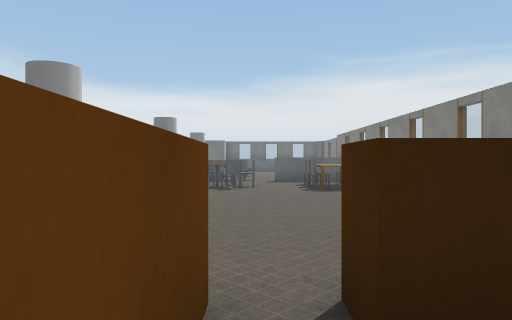
[1] (above)

24 first-person views from a walk through a Webots world. The camera is 0.9 m above the floor, looks level and sees 70° across. Doors are drawn as open doorways. The floor is counted in squares, 1 m on a side. Each view is taken from the middle of a square. On the plan, view 1 faces up. The plan holds only what a view shows up to about 12 squares ahead; the rest is blank. The place goes on beyond the plan. Simple shapes and patterns stand in for the simulator's stock objects.

[2]
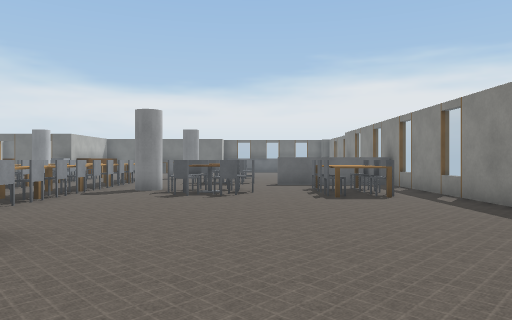

[3]
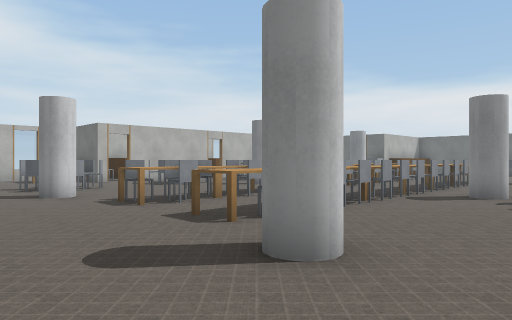

[4]
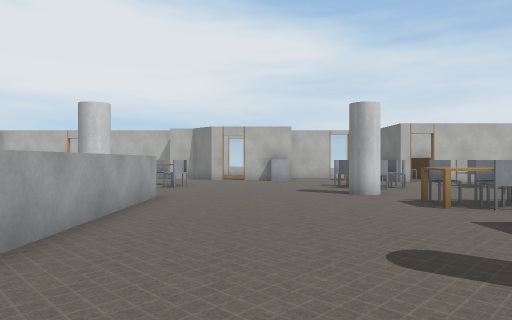

[5]
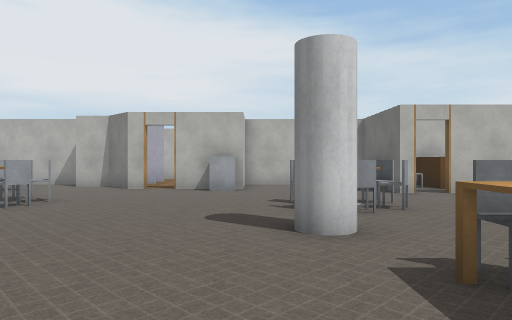

[6]
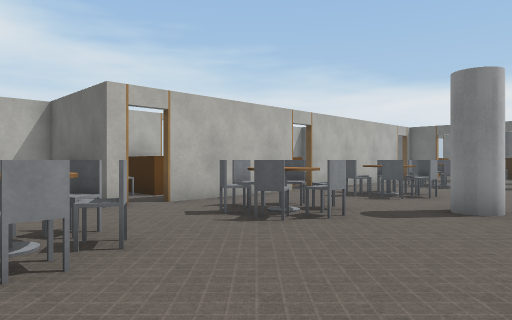

[7]
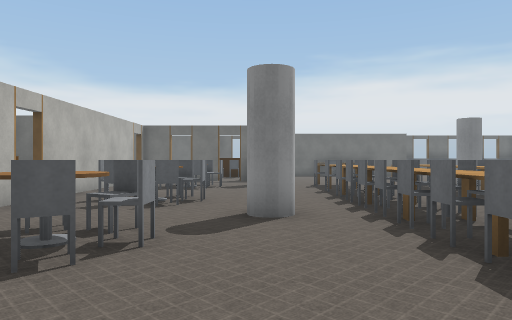

[8]
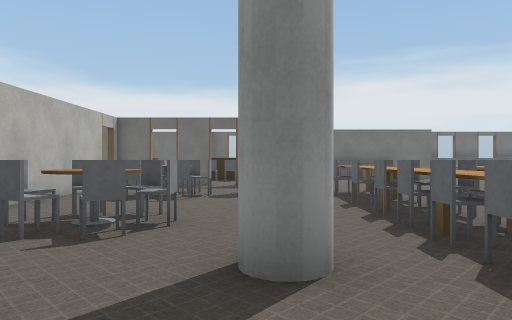

[9]
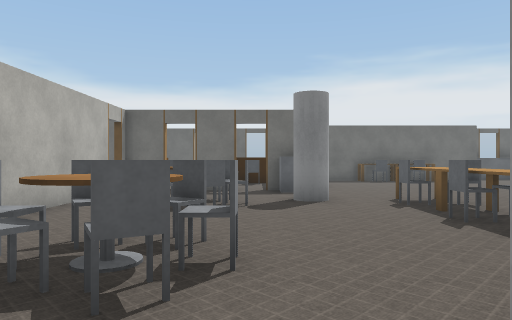

[10]
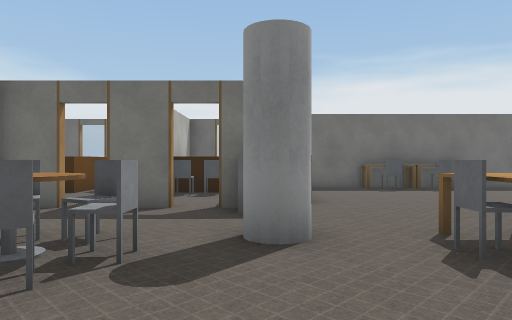

[11]
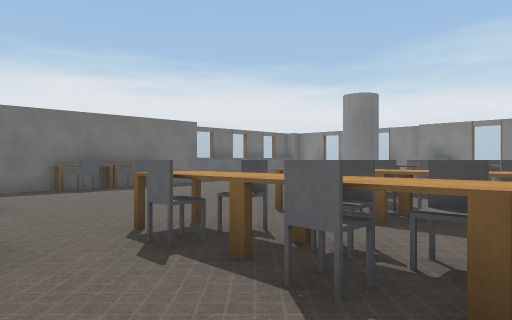

[12]
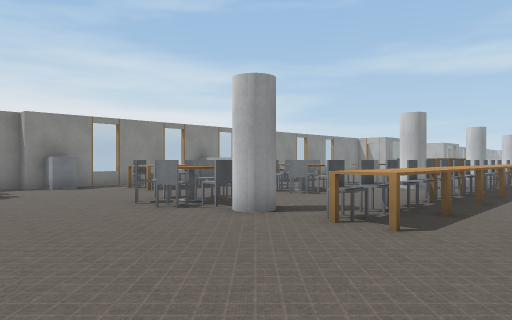

[13]
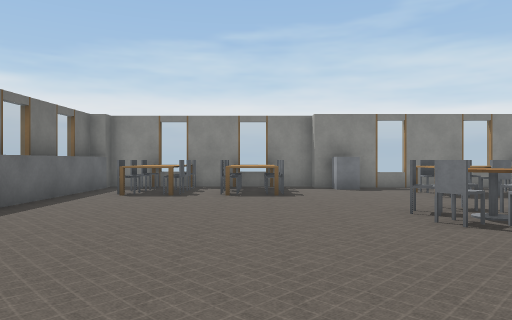

[14]
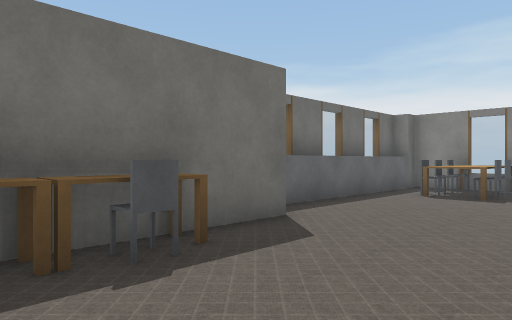

[15]
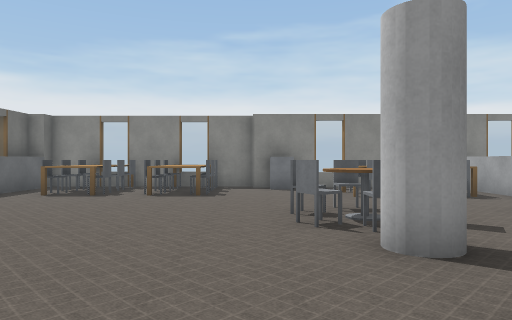

[16]
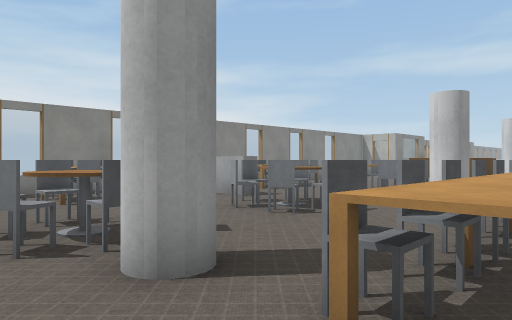

[17]
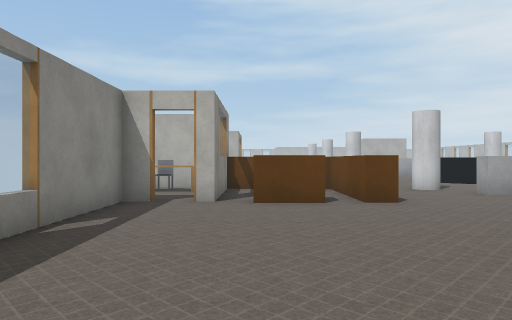

[18]
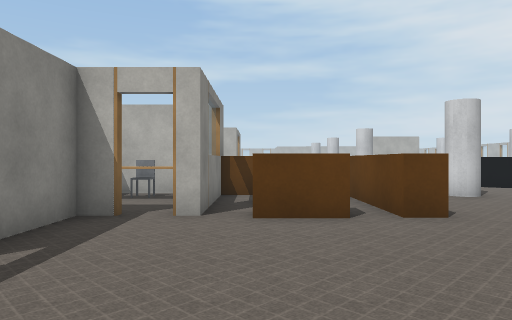

[19]
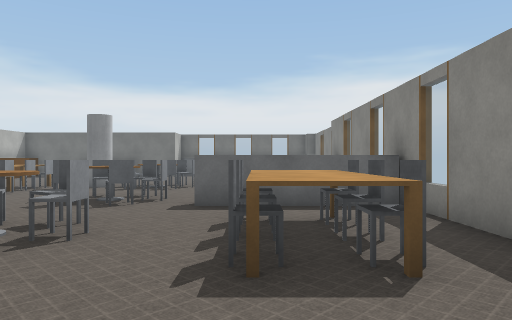

[20]
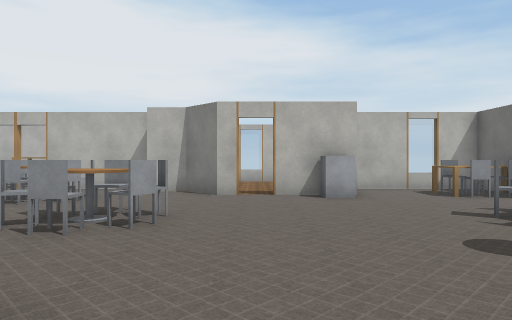

[21]
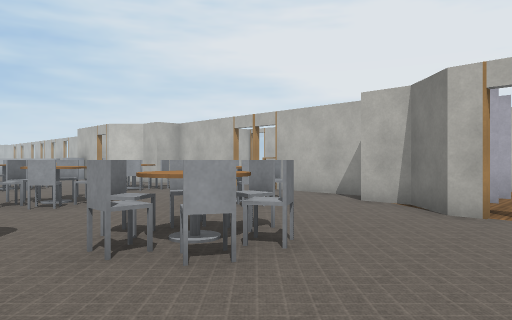

[22]
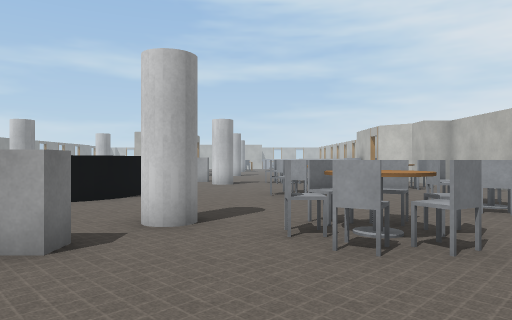

[23]
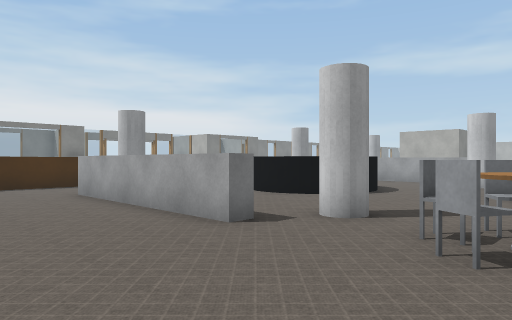

[24]
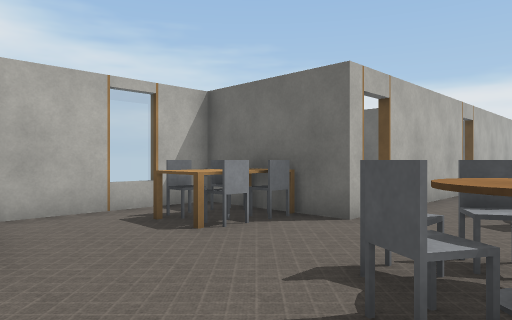

### Floor plan
Points are (right, up) in squares from view 1. A wall is a line through its corners. A room is listed if a view was taken in it or the views show most of it. See-through windows are left out.
Room 1 (view 1)
walls: (2.9, -1.4) (2.9, 0.1)
low walls: (2, -1.4) (2.9, -1.4); (-0.3, 0.6) (-0.3, -1.4)
ways out: gap at (0, -2) to room 2; opening at (0, 0) to room 3
Room 2 (views 2, 3, 4, 5, 6, 7, 8, 9, 10, 11, 12, 13, 14, 15, 16, 17, 18, 19, 20, 21, 22, 23, 24)
walls: (-15.9, 9.4) (-15.9, 8.9) (-19.4, 8.9) (-19.4, 5.1); (-15.9, 14.5) (-15.9, 10.1); (2.9, 2.1) (3.4, 2.1); (4.1, 2.1) (4.9, 2.1) (4.9, 22.1) (5.4, 22.1) (5.4, 22.8); (-12.5, 22.9) (-13.9, 22.9); (-17.4, 3.5) (-17.4, 2.4); (-15.9, 21.8) (-15.9, 15.4); (-14.6, 22.9) (-15.9, 22.9); (-17.4, 1.6) (-17.4, 1) (-18.1, 0.3); (-18.4, -0.4) (-18.4, -1.1); (-2.4, 27.9) (-9.2, 27.9); (-19.4, -1.4) (-19.4, -4.6); (5.4, 27.9) (5.4, 28.6); (4.9, 28.9) (4.9, 29.4) (4.4, 29.4)
low walls: (-1.1, 2.3) (-0.3, 2.3); (0.6, 1.7) (0.6, 2.3) (2.1, 2.3); (-1, 0) (-1, 1.8); (-6.2, -3.7) (-5.8, -3.9); (-8.5, -4.2) (-7.9, -3.7); (-8.7, -4.4) (-8.3, -4) (-7.8, -3.6) (-7.2, -3.5)
ways out: gap at (0, -2) to room 1; opening at (0, 2) to room 3; open door at (-19.5, -5); open door at (-17.5, 2); open door at (-16, 10); open door at (-16, 15); open door at (-16, 22); open door at (-12, 23); open door at (4, 2); gap at (-14.5, 23)
objects: chair (-18, 7); chair (-18, 8); other object (-17, -4); chair (-17, -3); other object (-17, -2); grey box (-17, 4); chair (-17, 7); chair (-17, 8); chair (-16, -4); chair (-16, -3); chair (-16, -2); other object (-14, -5); chair (-14, -1); chair (-14, 0); chair (-14, 6); chair (-14, 7); chair (-14, 10); chair (-14, 11); chair (-14, 12); chair (-14, 15); chair (-14, 16); chair (-14, 19); chair (-14, 20); chair (-13, -5); chair (-13, -1); chair (-13, 0); chair (-13, 6); chair (-13, 7) to (-13, 8); chair (-13, 10); chair (-13, 11) to (-12, 11); chair (-13, 12); chair (-13, 14); chair (-13, 15) to (-12, 15); chair (-13, 16); chair (-13, 19); chair (-13, 20); chair (-12, 7); chair (-12, 19); white cylinder (-11, -1); white cylinder (-11, 6); white cylinder (-11, 13); white cylinder (-11, 20); grey box (-11, 22) to (-11, 23); grey box (-10, 0); grey box (-9, 0); chair (-9, 7); chair (-9, 8); chair (-9, 9); chair (-9, 10); chair (-9, 11); chair (-9, 12); chair (-9, 13); chair (-9, 14); chair (-9, 15); chair (-9, 16); chair (-9, 17); chair (-9, 19); grey box (-8, 0); chair (-8, 7) to (-8, 8); chair (-8, 9) to (-8, 10); other object (-8, 12); chair (-8, 13); chair (-8, 14); chair (-8, 15); chair (-8, 16); chair (-8, 17); chair (-8, 18); chair (-8, 19) to (-8, 20); grey box (-7, 0); chair (-7, 27); table (-7, 28); grey box (-6, 0); table (-6, 7) to (-6, 8); table (-6, 9) to (-6, 10); table (-6, 11) to (-6, 12); table (-6, 13) to (-6, 14); table (-6, 15) to (-6, 16); table (-6, 17) to (-6, 18); table (-6, 19) to (-6, 20); table (-6, 27) to (-5, 28); grey box (-5, 0) to (-4, 0); other object (-5, 7) to (-5, 8); chair (-5, 9); chair (-5, 10); chair (-5, 11); chair (-5, 12); chair (-5, 13); chair (-5, 14); chair (-5, 15); chair (-5, 16); chair (-5, 17); chair (-5, 18); chair (-5, 19); chair (-5, 20); chair (-5, 27); white cylinder (-3, -1); white cylinder (-3, 6); white cylinder (-3, 13); white cylinder (-3, 20); chair (-2, 12); chair (-2, 13); other object (-2, 16); chair (-2, 17); chair (-2, 20); chair (-2, 21); grey box (-2, 29); chair (-1, 11) to (-1, 12); chair (-1, 13); chair (-1, 15) to (-1, 16); chair (-1, 17); chair (-1, 19) to (-1, 20); chair (-1, 21); grey box (-1, 29); chair (0, 12); chair (0, 16); chair (0, 20); grey box (0, 29); grey box (1, 15); grey box (1, 29); chair (2, 11); chair (2, 12); chair (2, 13); table (2, 14) to (3, 14); grey box (2, 15); other object (2, 17); chair (2, 18); chair (2, 19); grey box (2, 29); chair (3, 11); chair (3, 12); chair (3, 13); grey box (3, 15); other object (3, 17); other object (3, 18); chair (3, 19); chair (3, 23); table (3, 24) to (5, 24); chair (3, 25); chair (3, 26); table (3, 27) to (5, 27); chair (3, 28); grey box (3, 29); grey box (4, 15); grey box (4, 21); other object (4, 23); chair (4, 25); chair (4, 26); chair (4, 28); grey box (4, 29); other object (5, 23); other object (5, 25); chair (5, 26); chair (5, 28)
Room 3 (no view inside)
walls: (2.9, 0.1) (2.9, 2.1)
low walls: (1.2, 1.7) (0.6, 1.7); (-0.3, 2.3) (-0.3, 0.6)
ways out: opening at (0, 0) to room 1; opening at (0, 2) to room 2

Where each view was taken, in squares from view 1:
view 1: 0 up, 0 right, facing up
view 2: 2 up, 0 right, facing up
view 3: 3 up, 1 left, facing up-left
view 4: 3 up, 1 left, facing left
view 5: 5 up, 6 left, facing left
view 6: 6 up, 9 left, facing up-left
view 7: 7 up, 11 left, facing up
view 8: 10 up, 11 left, facing up
view 9: 12 up, 12 left, facing up
view 10: 16 up, 11 left, facing up
view 11: 16 up, 11 left, facing up-right
view 12: 25 up, 8 left, facing down-right
view 13: 24 up, 7 left, facing right
view 14: 24 up, 7 left, facing up-right
view 15: 22 up, 7 left, facing right
view 16: 22 up, 6 left, facing down-right
view 17: 10 up, 2 right, facing down
view 18: 8 up, 2 right, facing down
view 19: 8 up, 2 right, facing up
view 20: 2 up, 8 left, facing left
view 21: 3 up, 11 left, facing down-left
view 22: 4 up, 12 left, facing down
view 23: 4 up, 14 left, facing down-right
view 24: 4 up, 13 left, facing up-left
